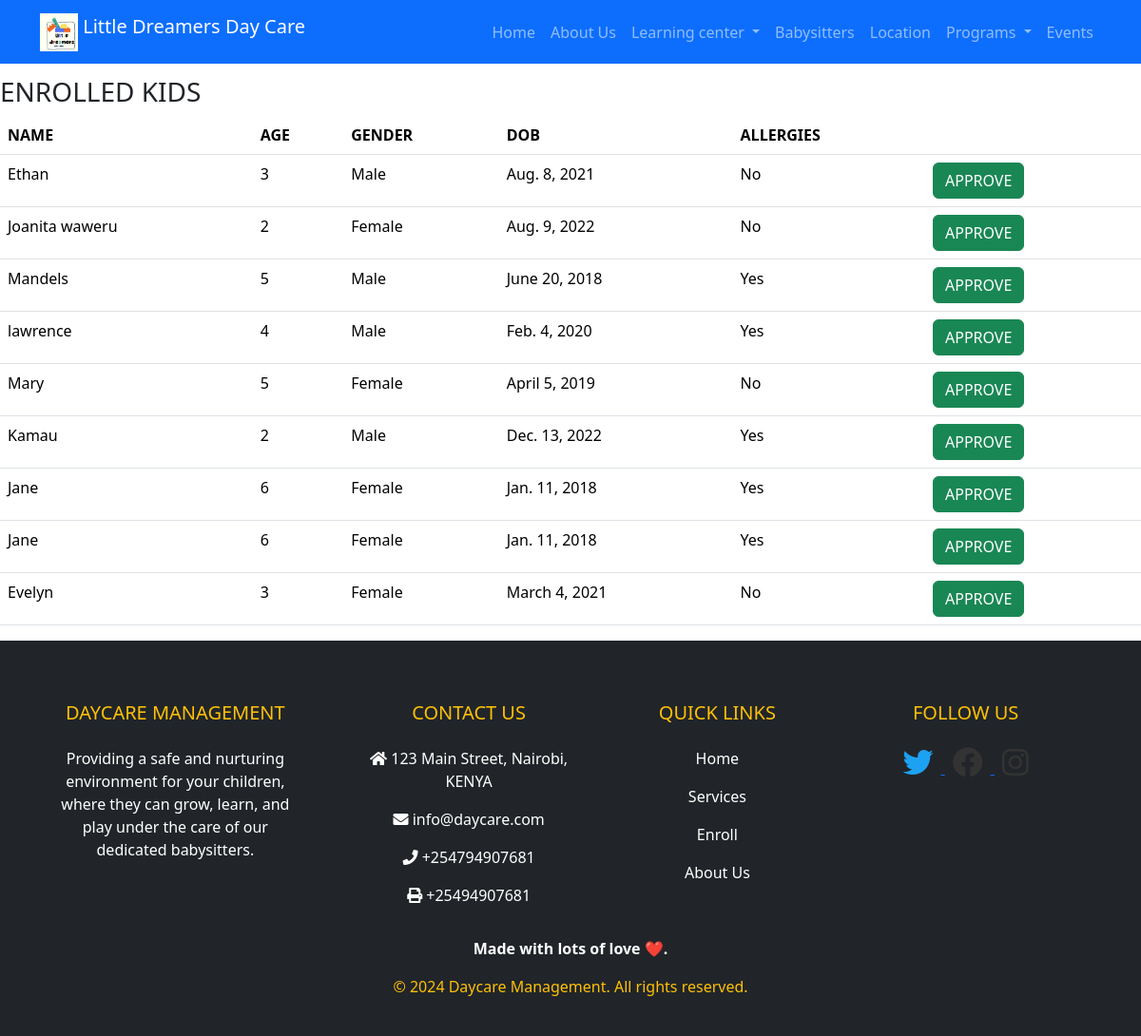
The page /daycare/enrolled/ on the database its author committed.
### daycare/models.py (models this page shows, shortened)
class Enrollment(models.Model):
    parent_name = models.CharField(max_length=255)
    email = models.EmailField()
    phone = models.CharField(max_length=15)
    child_name = models.CharField(max_length=255)
    age = models.IntegerField(default=0,)
    gender = models.CharField(max_length=10)
    dob = models.DateField()
    allergies = models.CharField(max_length=255)

### daycare/views.py (the view)
# urls.py: path('enrolled/',views.enrolled, name='enrolled'),
def enrolled (request):
    data = Enrollment.objects.all()
    context = {'data': data}
    return render(request, 'enrolled.html', context)

### daycare/templates/enrolled.html
{% extends 'base.html' %}
{% load static %}
{% block content %}
<div style="margin-top: 80px;">
<h3>ENROLLED KIDS</h3>
<table class="table">
    <thead>
    <tr>
        <th>NAME</th>
        <th>AGE</th>
        <th>GENDER</th>
        <th>DOB</th>
        <th>ALLERGIES</th>
        <th></th>
    </tr>
    </thead>
    <tbody>
    {% for enrollment in data %}
        <tr>
            <td>{{ enrollment.child_name }}</td>
            <td>{{ enrollment.age }}</td>
            <td>{{ enrollment.gender }}</td>
            <td>{{ enrollment.dob }}</td>
            <td>{{ enrollment.allergies}}</td>
            <td><a href="{% url 'approved' enrollment.id %}" class="btn btn-success" type="button">APPROVE</a></td>
        </tr>
    {% endfor %}
    </tbody>
</table>
</div>
{% endblock %}

### daycare/templates/base.html (shortened to what this page needs)
{% load static %}
<!DOCTYPE html>
<html lang="en">
<head>
<link rel="stylesheet" href="{% static 'style/style.css' %}">
<link rel="stylesheet" href="{% static 'style/bootstrap/css/bootstrap.min.css' %}">
<link href="https://cdnjs.cloudflare.com/ajax/libs/font-awesome/5.15.4/css/all.min.css" rel="stylesheet">
</head>
<body>
<header>
<nav class="navbar navbar-expand-lg navbar-dark bg-primary fixed-top">
  <div class="container">
    <a class="navbar-brand" href="{% url 'index' %}">
      <img src="../../static/images/Cute%20Colorful%20Baby%20Daycare%20Center%20Logo%20(1).png" alt="Daycare Logo" width="40" height="40" class="d-inline-block align-text-top">
      Little Dreamers Day Care
    </a>
    <div class="collapse navbar-collapse" id="navbarNav">
      <ul class="navbar-nav ms-auto">
        <li class="nav-item">
           <a class="nav-link" href="{% url 'index' %}">Home</a>
        </li>
          <li class="nav-item">
         <a class="nav-link" href="{% url 'about' %}">About Us</a>
        </li>
            <li class="nav-item dropdown">
          <a class="nav-link dropdown-toggle" href="{% url 'programs' %}" id="navbarDropdown" role="button" data-bs-toggle="dropdown" aria-expanded="false">
            Learning center
          </a>
        <li class="nav-item">
          <a class="nav-link" href="{% url 'babysitters' %}">Babysitters</a>
        </li>
        <li class="nav-item">
            <a class="nav-link" href="{% url 'contact' %}">Location</a>
        </li>
        <li class="nav-item dropdown">
          <a class="nav-link dropdown-toggle" href="{% url 'programs' %}" id="navbarDropdown" role="button" data-bs-toggle="dropdown" aria-expanded="false">
            Programs
          </a>
        </li>
        <li class="nav-item">
          <a class="nav-link" href="{% url 'events' %}">Events</a>
        </li>
    </div>
  </div>
</nav>
</header>
{% block content %}
{% endblock %}
<footer>
   <footer class="bg-dark text-white pt-5 pb-4">
  <div class="container text-center text-md-left">
    <div class="row">
      <div class="col-md-3 col-lg-3 col-xl-3 mx-auto mt-3">
        <h5 class="text-uppercase mb-4 font-weight-bold text-warning">Daycare Management</h5>
        <p>
          Providing a safe and nurturing environment for your children, where they can grow, learn, and play under the care of our dedicated babysitters.
        </p>
      </div>
      <div class="col-md-4 col-lg-3 col-xl-3 mx-auto mt-3">
        <h5 class="text-uppercase mb-4 font-weight-bold text-warning">Contact Us</h5>
        <p>
          <i class="fas fa-home mr-3"></i> 123 Main Street, Nairobi, KENYA
        </p>
        <p>
          <i class="fas fa-envelope mr-3"></i> info@daycare.com
        </p>
        <p>
          <i class="fas fa-phone mr-3"></i> +254794907681
        </p>
        <p>
          <i class="fas fa-print mr-3"></i> +25494907681
        </p>
      </div>
      <div class="col-md-3 col-lg-2 col-xl-2 mx-auto mt-3">
        <h5 class="text-uppercase mb-4 font-weight-bold text-warning">Quick Links</h5>
        <p>
          <a href="/" class="text-white text-decoration-none">Home</a>
        </p>
        <p>
          <a href="/services" class="text-white text-decoration-none">Services</a>
        </p>
        <p>
          <a href="/enroll" class="text-white text-decoration-none">Enroll</a>
        </p>
        <p>
          <a href="/about" class="text-white text-decoration-none">About Us</a>
        </p>
      </div>
      <div class="col-md-4 col-lg-3 col-xl-3 mx-auto mt-3">
        <h5 class="text-uppercase mb-4 font-weight-bold text-warning">Follow Us</h5>
       <a href="https://twitter.com/yourprofile" target="_blank">
        <i class="fab fa-twitter fa-2x mx-2"></i>
    </a>
    <a href="https://facebook.com/yourprofile" target="_blank">
        <i class="fab fa-facebook fa-2x mx-2"></i>
    </a>
    <a href="https://instagram.com/yourprofile" target="_blank">
        <i class="fab fa-instagram fa-2x mx-2"></i>
    </a>
      </div>
    </div>
    <div class="row mt-3">
      <div class="col-md-12 text-center">
           <p><strong>Made with lots of love ❤️.</strong></p>
        <p class="text-warning">&copy; 2024 Daycare Management. All rights reserved.</p>
      </div>
    </div>
  </div>
</footer>
</body>
</html>

### static/style/style.css (style rules this page uses)
.fa-twitter { color: #1DA1F2; transition: color 0.3s ease; }
.container { max-width: 600px; margin: 0 auto; }

### daycare/templates/base.html (style rules this page uses)
.fab { color: #333; transition: color 0.3s ease; }

### rows shown on the page
Enrollment: child_name "Ethan", age "3", gender "Male", dob "Aug. 8, 2021", allergies "No"
Enrollment: child_name "Joanita waweru", age "2", gender "Female", dob "Aug. 9, 2022", allergies "No"
Enrollment: child_name "Mandels", age "5", gender "Male", dob "June 20, 2018", allergies "Yes"
Enrollment: child_name "lawrence", age "4", gender "Male", dob "Feb. 4, 2020", allergies "Yes"
Enrollment: child_name "Mary", age "5", gender "Female", dob "April 5, 2019", allergies "No"
Enrollment: child_name "Kamau", age "2", gender "Male", dob "Dec. 13, 2022", allergies "Yes"
Enrollment: child_name "Jane", age "6", gender "Female", dob "Jan. 11, 2018", allergies "Yes"
Enrollment: child_name "Jane", age "6", gender "Female", dob "Jan. 11, 2018", allergies "Yes"
Enrollment: child_name "Evelyn", age "3", gender "Female", dob "March 4, 2021", allergies "No"
